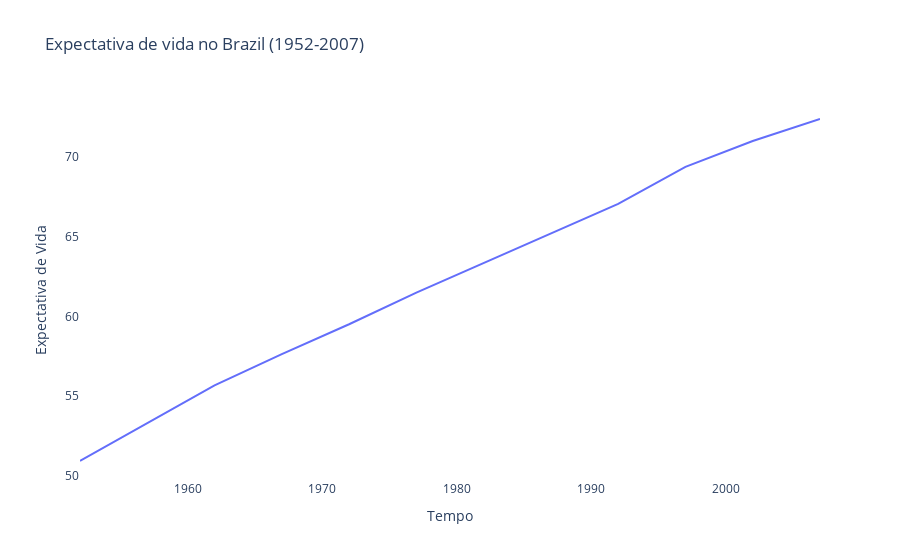

Source (notebook cell):
### Code cell
fig.update_layout(xaxis=dict(title='Tempo'),yaxis=dict(title='Expectativa de Vida'),plot_bgcolor='white')

### Figure 1 — Plotly figure (JSON) as saved in the notebook; plotly's stock layout.template omitted (floating-point values rounded to 4 significant figures)
{"data": [{"hovertemplate": "year=%{x}<br>lifeExp=%{y}<extra></extra>", "legendgroup": "", "line": {"color": "#636efa", "dash": "solid"}, "marker": {"symbol": "circle"}, "mode": "lines", "name": "", "orientation": "v", "showlegend": false, "type": "scatter", "x": [1952, 1957, 1962, 1967, 1972, 1977, 1982, 1987, 1992, 1997, 2002, 2007], "xaxis": "x", "y": [50.92, 53.28, 55.66, 57.63, 59.5, 61.49, 63.34, 65.2, 67.06, 69.39, 71.01, 72.39], "yaxis": "y"}], "layout": {"legend": {"tracegroupgap": 0}, "plot_bgcolor": "white", "title": {"text": "Expectativa de vida no Brazil (1952-2007)"}, "xaxis": {"anchor": "y", "domain": [0, 1], "title": {"text": "Tempo"}}, "yaxis": {"anchor": "x", "domain": [0, 1], "title": {"text": "Expectativa de Vida"}}}}
